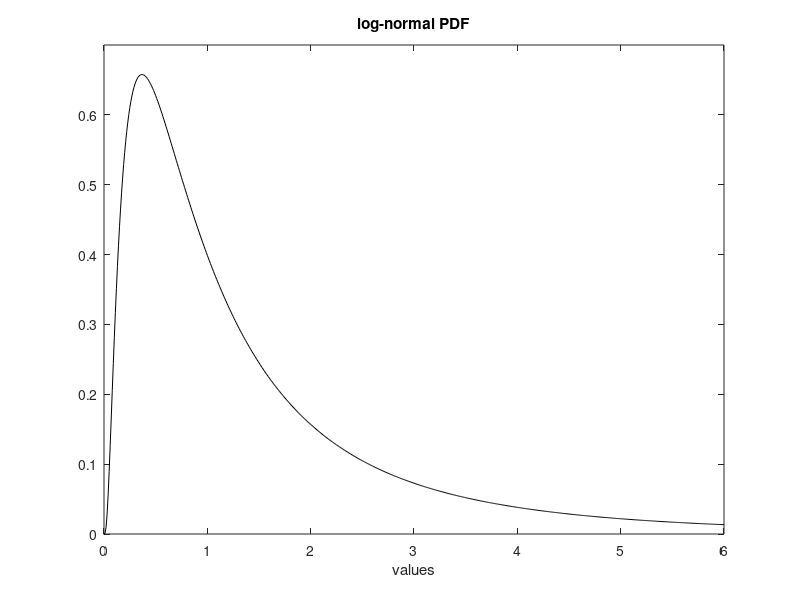

Write MATLAB code to recreate this figure.
% Log-normal PDF
v=-3:0.01:6;                %values set
mu=0; sigma=1;              %random variable parameters
ypdf=lognpdf(v,mu,sigma);   %log-normal PDF
plot(v,ypdf,'k'); hold on;  %plots figure
axis([0 6 0 0.7]);
xlabel('values'); title('log-normal PDF');
